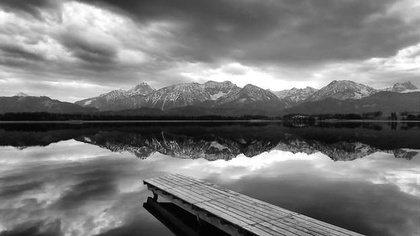
%> input picture a.jpeg, 420 x 236 px, shrunk from 622 x 350 before the run
$ octave filter_extend_border.m   (GNU Octave 9; MATLAB toolbox functions it lacks are replaced by stand-ins)
%> lines starting %> are read from the running program, lines starting %| are printed output that depends on the picture; in (x1, y1, x2, y2) boxes, pixels count from 0 and x2, y2 are one past the last pixel; in counts of white or black regions, pixels touching at a corner belong together; the program's own positions count from 1
c = imread('a.jpeg');
%> c is the input picture: size 236x420x3 uint8; min 0, max 255, mean 120.5
a = rgb2gray(c);
lenght = 30;
    for i=1:size(a,1)
        for j=1:size(a,2)
            b(i,j) = a(i,j);
            if i<lenght
                b(i,j) = a(lenght,j);
            elseif j<lenght
                b(i,j) = a(i,lenght);
            elseif size(a,1)-i<lenght;
                b(i,j) = a(size(a,1)-lenght,j);
            elseif size(a,2)-j<lenght
                b(i,j) = a(i,size(a,2)-lenght);
            end
        end
    end
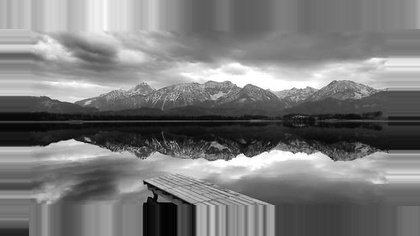
%> b: size 236x420 uint8; min 0, max 255, mean 122.4
    for i=1:size(a,1)
        for j=1:size(a,2)
            if (i<lenght && j<lenght) | (size(a,1)-i<lenght && size(a,2)-j<lenght) | (size(a,1)-i<lenght &&j<lenght) | (i<lenght && size(a,2)-j<lenght)
                b(i,j) = 255;
            end
        end
    end
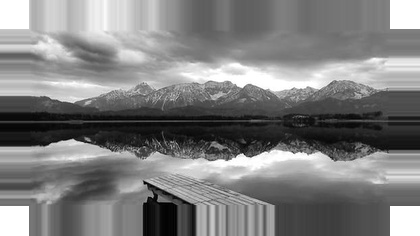
%> b: size 236x420 uint8; 3.51% of pixels changed, all inside (x1, y1, x2, y2) = (0, 0, 420, 236)
imshow(b);

$ run again, with filer_interger_coefficient_3x3.jpg copied over a.jpeg
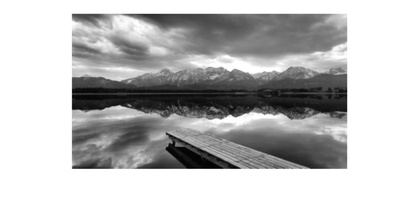
%> input picture filer_interger_coefficient_3x3.jpg, 420 x 205 px, shrunk from 1920 x 936 before the run
%> c is the input picture: size 205x420x3 uint8; min 0, max 255, mean 188.3
%> after the loop `for i=1:size(a,1)`:
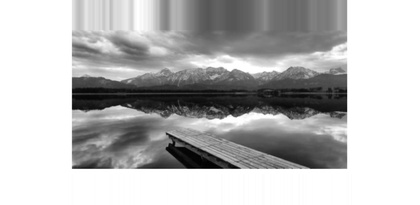
%> b: size 205x420 uint8; min 0, max 255, mean 184.8
